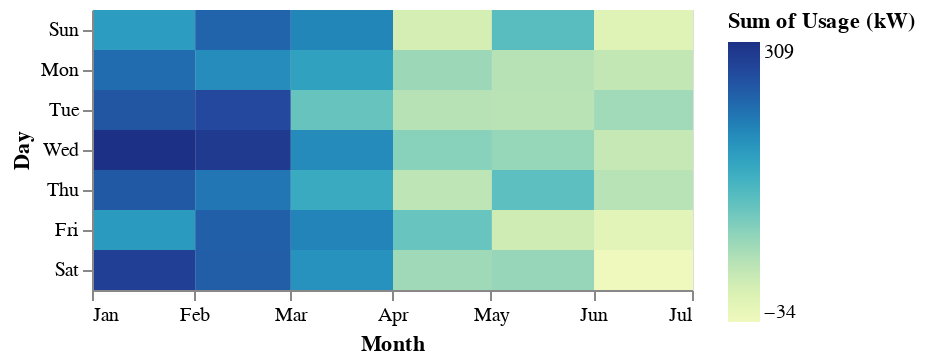

Notebook code for this chart:
### Markdown cell above
### Heatmap
Let us answer the question _What does the energy consumption look like for each day of the week?_
To create a heatmap, let's use the `y` channel to encode the day of the week.

### Code cell
alt.Chart(data).mark_rect().encode(
    alt.Y('day(date):O').title('Day'),
    alt.X('month(date)').title('Month'),
    alt.Color('sum(usage):Q').title('Sum of Usage (kW)')
)

### Figure 1 — Vega-Lite specification as saved in the notebook (floating-point values rounded to 4 significant figures; data arrays with more than 128 entries replaced by an {"elided": "..."} marker saying what was removed)
{"config": {"view": {"continuousWidth": 300, "continuousHeight": 300}}, "data": {"name": "data-f1179be6f8c169ab1865cd2ebcde3ea1"}, "mark": {"type": "rect"}, "encoding": {"color": {"aggregate": "sum", "field": "usage", "title": "Sum of Usage (kW)", "type": "quantitative"}, "x": {"field": "date", "timeUnit": "month", "title": "Month", "type": "temporal"}, "y": {"field": "date", "timeUnit": "day", "title": "Day", "type": "ordinal"}}, "$schema": "https://vega.github.io/schema/vega-lite/v5.20.1.json", "datasets": {"data-f1179be6f8c169ab1865cd2ebcde3ea1": {"elided": "4336 records"}}}
